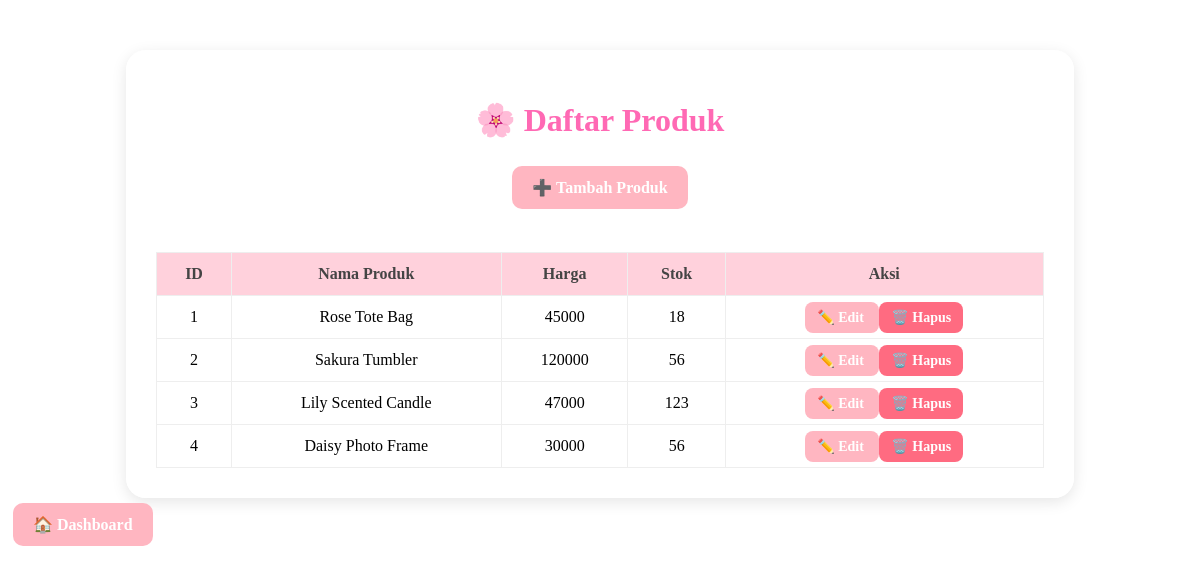
/produk.php, run on the app's committed database.
### tables this page shows
CREATE TABLE `produk` (
  `id` int(11) NOT NULL,
  `nama_produk` varchar(100) NOT NULL,
  `harga` int(11) NOT NULL,
  `stok` int(11) NOT NULL,
  `deskripsi` text DEFAULT NULL
);

### produk.php (the view, shortened to what this page needs)
<?php
include "koneksi.php";
?>
<!DOCTYPE html>
<html>
<head>
    <link rel="stylesheet" href="style.css">
</head>
<body>
<div class="container">
<div class="card">
<h1>🌸 Daftar Produk</h1>
<a href="tambah.php" class="btn">
    ➕ Tambah Produk
</a>
<br><br>
<table>
<tr>
    <th>ID</th>
    <th>Nama Produk</th>
    <th>Harga</th>
    <th>Stok</th>
    <th>Aksi</th>
</tr>
<?php
$data = mysqli_query($conn,
"SELECT * FROM produk");
while($d = mysqli_fetch_array($data)){
?>
<tr>
    <td><?= $d['id']; ?></td>
    <td><?= $d['nama_produk']; ?></td>
    <td><?= $d['harga']; ?></td>
    <td><?= $d['stok']; ?></td>
    <td>
<a href="edit.php?id=<?= $d['id']; ?>"
class="btn-edit">
    ✏️ Edit
</a>
<a href="hapus.php?id=<?= $d['id']; ?>"
class="btn-delete"
onclick="return confirm('Yakin ingin menghapus produk ini?')">
    🗑️ Hapus
</a>
</td>
</tr>
<?php } ?>
</table>
</div>
</div>
</body>
</html>
<a href="dashboard.php" class="btn">
    🏠 Dashboard
</a>

### style.css (style rules this page uses)
body { background-image: url("images/petal-paradise.jpg"); background-size: cover; background-position: center; background-repeat: no-repeat; height: 100vh; }
h1 { color:#FF69B4; }
.container { width: 80%; margin: auto; margin-top: 50px; }
.card { background: rgba(255,255,255,0.9); padding: 30px; border-radius: 20px; text-align: center; box-shadow: 0px 4px 15px rgba(0,0,0,0.1); }
.btn { display:inline-block; text-decoration:none; background:#FFB6C1; color:white; padding:12px 20px; border-radius:10px; margin:5px; font-weight:bold; }
.btn-edit { background:#FFB6C1; color:white; padding:8px 12px; border-radius:8px; text-decoration:none; font-size:14px; font-weight:bold; }
.btn-delete { background:#FF6B81; color:white; padding:8px 12px; border-radius:8px; text-decoration:none; font-size:14px; font-weight:bold; }
table { width:100%; border-collapse:collapse; margin-top:20px; background:white; }
th { background:#FFD1DC; color:#444; }
th, td { padding:12px; text-align:center; border:1px solid #eee; }

### data on the page
produk: id "1", nama_produk "Rose Tote Bag", harga "45000", stok "18"
produk: id "2", nama_produk "Sakura Tumbler", harga "120000", stok "56"
produk: id "3", nama_produk "Lily Scented Candle", harga "47000", stok "123"
produk: id "4", nama_produk "Daisy Photo Frame", harga "30000", stok "56"
